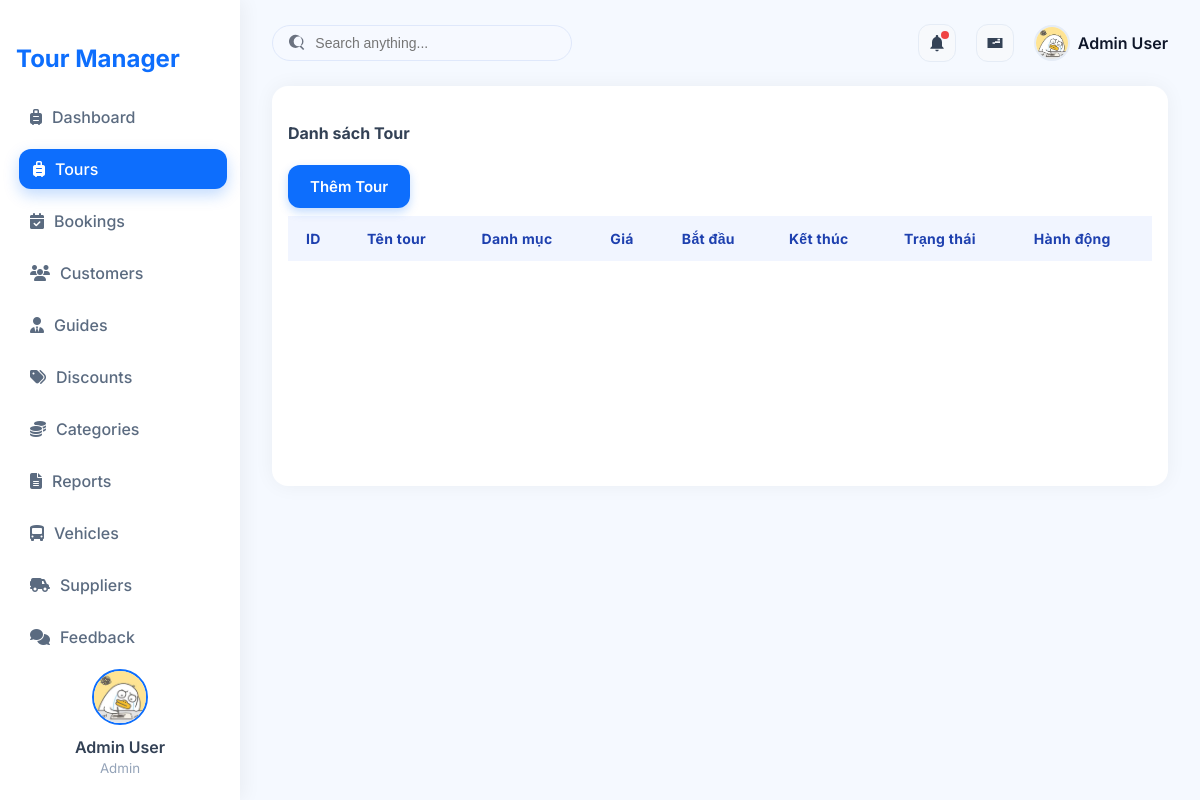
The page /?action=admin-listTours on the database as committed earlier.
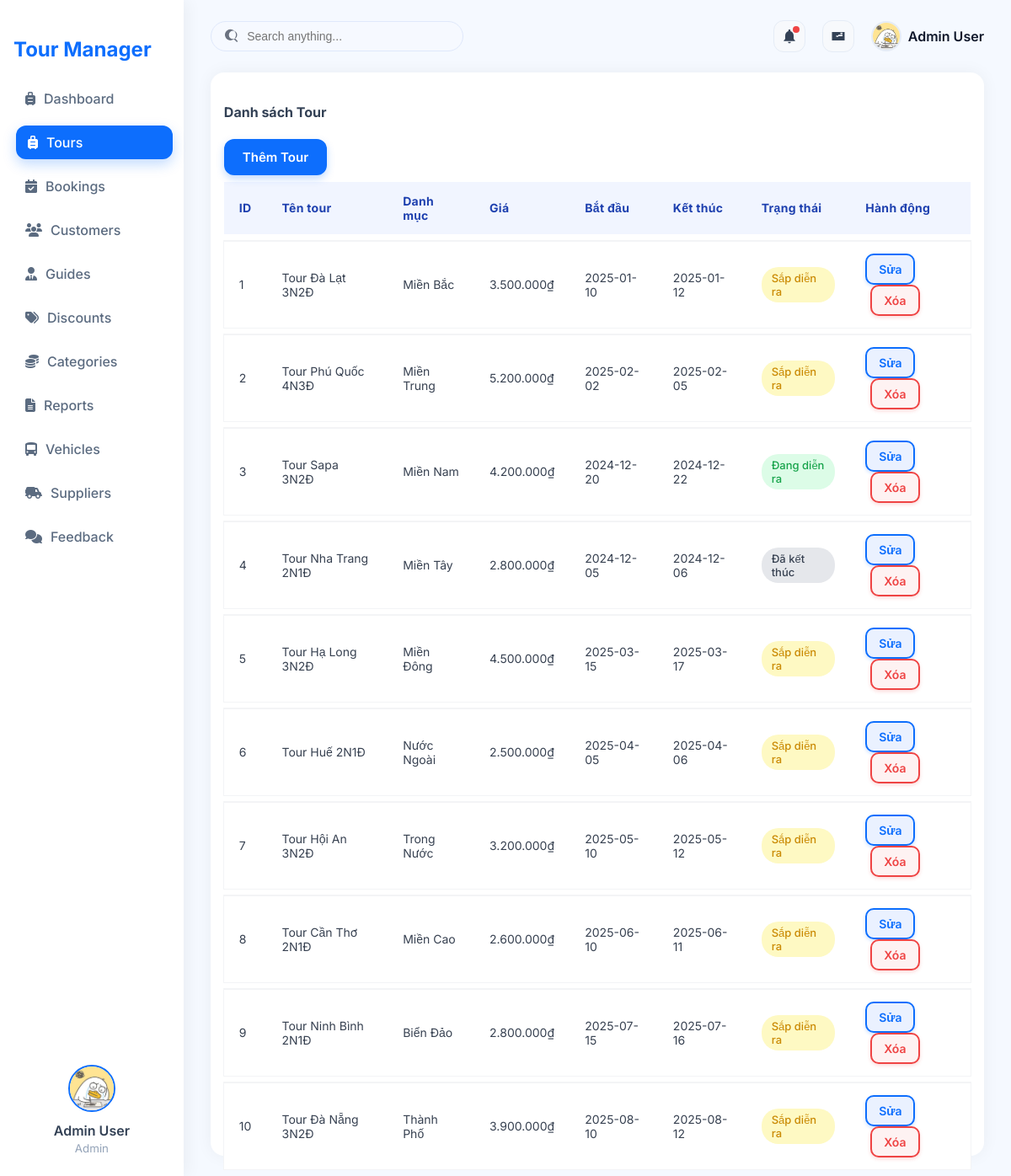
The same page on the database as committed later.
### tables this page shows
CREATE TABLE `tours` (
  `tour_id` int NOT NULL,
  `tour_name` varchar(150) NOT NULL,
  `description` text,
  `price` decimal(12,2) DEFAULT NULL,
  `category_id` int DEFAULT NULL,
  `start_date` date DEFAULT NULL,
  `end_date` date DEFAULT NULL,
  `status` enum('upcoming','ongoing','finished') DEFAULT 'upcoming'
);

CREATE TABLE `categories` (
  `category_id` int NOT NULL,
  `category_name` varchar(100) DEFAULT NULL
);

### controllers/TourController.php (called while the page is built, shortened)
<?php
class TourController {
    private $tourQuery;
    public function __construct() {
        $this->tourQuery = new ToursQuery();
    }
    public function listTours() {
        $tours = $this->tourQuery->getAllToursWithCategory();
        require './views/Tour/listTour.php';
    }
}
?>

### routes/index.php (called while the page is built)
<?php
$action = $_GET['action'] ?? '/';
match ($action) {
    '/' => (new ProductController)->home(),
    'admin' => require './views/admin.php',
    'admin-listTours' => require './views/admin.php',
    'admin-createTours' => require './views/admin.php',
    'admin-updateTours' => require './views/admin.php',
    'admin-listUsers' => require './views/admin.php',
    'admin-createUsers' => require './views/admin.php',
    'admin-updateUsers' => require './views/admin.php',
    'admin-listCategory' => require './views/admin.php',
    'admin-createCategory' => require './views/admin.php',
    'admin-updateCategory' => require './views/admin.php',
    'admin-listCustomer' => require './views/admin.php',
    'admin-createCustomer' => require './views/admin.php',
    'admin-updateCustomer' => require './views/admin.php',
    'admin-listDiscount' => require './views/admin.php',
    'admin-createDiscount' => require './views/admin.php',
    'admin-updateDiscount' => require './views/admin.php',
    default => require './views/admin.php',
};

### index.php (called while the page is built, shortened)
<?php
spl_autoload_register(function ($class) {
    $fileName = "$class.php";
    $fileModel              = PATH_MODEL . $fileName;
});
require_once './routes/index.php';

### models/BaseModel.php (called while the page is built, shortened)
<?php
class BaseModel
{
    public function __construct()
    {
        $dsn = sprintf('mysql:host=%s;port=%s;dbname=%s;charset=utf8', DB_HOST, DB_PORT, DB_NAME);
        try {
            $this->pdo = new PDO($dsn, DB_USERNAME, DB_PASSWORD, DB_OPTIONS);
        } catch (PDOException $e) {
            die("Kết nối cơ sở dữ liệu thất bại: {$e->getMessage()}. Vui lòng thử lại sau.");
        }
    }
}

### models/ToursQuery.php (called while the page is built, shortened)
<?php
class ToursQuery extends BaseModel {
    public function getAllToursWithCategory() {
        $sql = "SELECT t.*, c.category_name
                FROM tours t
                LEFT JOIN categories c ON t.category_id = c.category_id
                ORDER BY t.tour_id ASC";
        $stmt = $this->pdo->prepare($sql);
        $stmt->execute();
        return $stmt->fetchAll(PDO::FETCH_ASSOC);
    }
}
?>

### views/Tour/listTour.php (the view)
<div class="admin-table-container">
    <div class="table-header d-flex justify-content-between align-items-center mb-3">
        <h4 class="fw-bold">Danh sách Tour</h4>
        <a href="?action=admin-createTours" class="btn btn-primary">
            Thêm Tour
        </a>
    </div>
    <table class="table table-hover align-middle">
        <thead class="table-light">
            <tr>
                <th>ID</th>
                <th>Tên tour</th>
                <th>Danh mục</th>
                <th>Giá</th>
                <th>Bắt đầu</th>
                <th>Kết thúc</th>
                <th>Trạng thái</th>
                <th>Hành động</th>
            </tr>
        </thead>
        <tbody>
            <?php foreach ($tours as $tour): ?>
            <tr>
                <td><?= $tour['tour_id'] ?></td>
                <td><?= htmlspecialchars($tour['tour_name']) ?></td>
                <td><?= htmlspecialchars($tour['category_name']) ?></td>
                <td><?= number_format($tour['price'], 0, ',', '.') ?>₫</td>
                <td><?= $tour['start_date'] ?></td>
                <td><?= $tour['end_date'] ?></td>
                <td>
                    <?php if ($tour['status'] == 'upcoming'): ?>
                    <span class="badge bg-warning">Sắp diễn ra</span>
                    <?php elseif ($tour['status'] == 'ongoing'): ?>
                    <span class="badge bg-success">Đang diễn ra</span>
                    <?php else: ?>
                    <span class="badge bg-secondary">Đã kết thúc</span>
                    <?php endif; ?>
                </td>
                <td>
                    <a href="?action=admin-updateTours&id=<?= $tour['tour_id'] ?>"
                        class="btn btn-outline-success btn-sm">Sửa</a>
                    <a href="?action=admin-deleteTours&id=<?= $tour['tour_id'] ?>" class="btn btn-outline-danger btn-sm"
                        onclick="return confirm('Xóa tour này?')">Xóa</a>
                </td>
            </tr>
            <?php endforeach; ?>
        </tbody>
    </table>
</div>

Rows that differ between the two databases and show on the page:
added tours: tour_id "1", tour_name "Tour Đà Lạt 3N2Đ", category.category_name "Miền Bắc", price "3.500.000", start_date "2025-01-10", end_date "2025-01-12", status "Sắp diễn ra"
added tours: tour_id "2", tour_name "Tour Phú Quốc 4N3Đ", category.category_name "Miền Trung", price "5.200.000", start_date "2025-02-02", end_date "2025-02-05", status "Sắp diễn ra"
added tours: tour_id "3", tour_name "Tour Sapa 3N2Đ", category.category_name "Miền Nam", price "4.200.000", start_date "2024-12-20", end_date "2024-12-22", status "Đang diễn ra"
added tours: tour_id "4", tour_name "Tour Nha Trang 2N1Đ", category.category_name "Miền Tây", price "2.800.000", start_date "2024-12-05", end_date "2024-12-06", status "Đã kết thúc"
added tours: tour_id "5", tour_name "Tour Hạ Long 3N2Đ", category.category_name "Miền Đông", price "4.500.000", start_date "2025-03-15", end_date "2025-03-17", status "Sắp diễn ra"
added tours: tour_id "6", tour_name "Tour Huế 2N1Đ", category.category_name "Nước Ngoài", price "2.500.000", start_date "2025-04-05", end_date "2025-04-06", status "Sắp diễn ra"
added tours: tour_id "7", tour_name "Tour Hội An 3N2Đ", category.category_name "Trong Nước", price "3.200.000", start_date "2025-05-10", end_date "2025-05-12", status "Sắp diễn ra"
added tours: tour_id "8", tour_name "Tour Cần Thơ 2N1Đ", category.category_name "Miền Cao", price "2.600.000", start_date "2025-06-10", end_date "2025-06-11", status "Sắp diễn ra"
added tours: tour_id "9", tour_name "Tour Ninh Bình 2N1Đ", category.category_name "Biển Đảo", price "2.800.000", start_date "2025-07-15", end_date "2025-07-16", status "Sắp diễn ra"
added tours: tour_id "10", tour_name "Tour Đà Nẵng 3N2Đ", category.category_name "Thành Phố", price "3.900.000", start_date "2025-08-10", end_date "2025-08-12", status "Sắp diễn ra"
